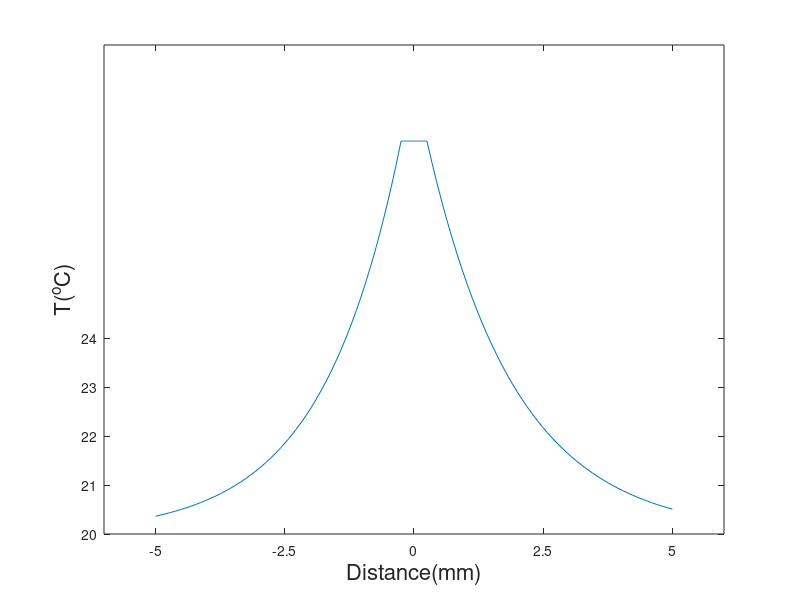

The MATLAB script that drew this image: (Note: this script raises an error after producing the figure.)
close all
clearvars
clc


%% generate temperature function in 'x', add conductivity

%temperature model constants
alpha = 0.143E-6;
lambda_p = 84E-3;
lambda_f = 598E-3;
d = 10e-6;
del = (1.625e-3)*(1); %%tune this to match experimental behavior if nec
lu = 5000e-6; %1900 um is electroactive area according to FEM
ld = lu;
P = 20e-3 %heater power
b = 930e-6;
% b = 880e-6;
lh = 400e-6;
% A = 1.7e-5; %half area of shunt tubing

C_fact=.5; %correction coefficient for effect of reduced heat transfer in y (1 is no change)(k in write up)

% ydist=0.631; %temp of interest is the avg in y. we assume linear T distribution in y
ydist = 0.482; %see discussion of temperature weighted by current distribution in y

W=250e-6; %1/2 heater width
% W=465e-6;

T_amb = 20;

vel_start=10e-6; %m/s
vel_end=1000e-6;
vel_number=20; %number of points to create velocity data
xx=linspace(vel_start,vel_end,vel_number); %velocity space for use vs avg T
xx2=xx/6.69e-4*20; %velocity space in mL/hr
xx3=xx/6.69e-4*333; %uL/min
xx_int=1:length(xx);

T_avg_A=zeros(1,length(xx));
T_avg_B=zeros(1,length(xx));
T_avg_C=zeros(1,length(xx));
T_avg_total=zeros(1,length(xx));

d_US = 50;
d_heat = 50;
d_DS = 50;
d_tot = d_US + d_heat + d_DS;

%ionic conductivity constants
%Na:1, Cl:2, HCO3:3, H:4, K:5, Ca:6, Mg:7, PO4:8, H2PO4:9, HPO4:10
z = [1 -1 -1 1 1 2 2 3 -1 -2];
q = 1.602*10^-19; %C
F = 96485.33212; %C/mol
Evac=8.854*10^-12;
kb = 1.381e-23;
R_gas=8.314;

%CSF electrolyte concentrations: CSF:1, PBS(Corning 46-013):2
conc(:,1) = [141 119.1 21.5 10^-(7-3) 2.9 2.3/2 2.25/2 0.168 0 0]; %OG unit is mMol, convert to mol/m3
%denominators are to correct equivalency unit in source [Irani 2009]
conc(:,2) = [1.572 1.400 0 0 0.0445 0 0 0 0.0176 0.101]*10^2; %OG unit is mol/L, 1000x to mol/m3, 1/10x for dilution from 10x to 1x PBS

%i:velocity, j:x distance, k:ion
kappa=zeros(vel_number,d_tot);
for i=1:length(xx)
    
    %calculate T vs x for different velocities
    nu = xx(i);
    
    r1 = (nu*del + sqrt(del^2*nu^2+C_fact*8*alpha^2))/(2*alpha*del);
    r2 = (nu*del - sqrt(del^2*nu^2+C_fact*8*alpha^2))/(2*alpha*del);
    
    Th=ydist*del*P/(lambda_f*b*(C_fact*2*W+del^2*(r1-r2)));
    
    %T(W)-Th, T(BC1)=0 as BC1 approaches inf. this is Lammerink sol'n (correct)
    c1=Th/exp(r2*W);
    c2=0;
    
    x1 = linspace(-lu,-W,d_US);
    T1 = Th.*exp(r1.*(x1+W));
    
    x2 = linspace(-W,W,d_heat);
    T2 = Th*ones(1,d_heat);
    
    x3 = linspace(W,ld,d_DS);
    T3 = Th.*exp(r2.*(x3-W));
    
    x=[x1 x2 x3];
    T=[T1 T2 T3];
%     x=linspace(20,50,150);
%     T=linspace(0,30,150);
    
    figure(1)
    plot(x*10^3,T+20)
    hold on
    xlabel('Distance(mm)','FontSize',16)
    ylabel('T(^oC)','FontSize',16)
    xticks([-5 -2.5 0 2.5 5])
    yticks([20 21 22 23 24])
    
    T_abs=T+T_amb; %convert overheat temperature to absolute temp
    T(75)
    
    
    %weighted average of temperature upstream,above,downstream of heater
    %analytical expressions for the average
    T_avg_A(i) = Th*(1-exp(r1*(W-lu)))/(r1*(lu+ld)); %function avg x<-W
    T_avg_B(i) = 2*W*Th/(lu+ld); %function avg -W<x<W
    T_avg_C(i) = Th*(exp(r2*(ld-W))-1)/(r2*(lu+ld)); %function avg x>W
    
    T_avg_total(i) = T_avg_A(i)+T_avg_B(i)+T_avg_C(i);
    
    %convert fluid temperature to conductivity
    for j=1:d_tot
%         if j>d_US && j<d_US+d_heat %speed up for constant T above heater
%             kappa(i,j) = kappa(i,d_US);
%         else
            [kappatotal, lambdaequiv, lambda0]=a20200325_BernardandAnderko_conductivity(T_abs(j));
            kappa(i,j)=kappatotal;
%         end
    end
    
    figure(2)
    plot(x*10^3,kappa(i,:))
    hold on
    xlabel('Distance(mm)','FontSize',16)
    ylabel('Conductivity(S/m)','FontSize',16)
end

% writematrix(kappa(1,:), 'M.csv')

%normalize temperature in each volume block, first unweight each block
T_avg_A_norm = T_avg_A*(lu+ld)/(lu-W)+T_amb;
T_avg_A_norm = T_avg_A_norm/T_avg_A_norm(1);
T_avg_B_norm = T_avg_B*(lu+ld)/(2*W)+T_amb;
T_avg_B_norm = T_avg_B_norm/T_avg_B_norm(1);
T_avg_C_norm = T_avg_C*(lu+ld)/(ld-W)+T_amb;
T_avg_C_norm = T_avg_C_norm/T_avg_C_norm(1);
T_avg_total_norm = T_avg_total+T_amb;
T_avg_total_norm = T_avg_total_norm/T_avg_total_norm(1);



%average conductivity by distance block (upstream, heater, downstream)
for i=1:length(xx)
    kappa_avg_A(i)=mean(kappa(i,1:d_US));
    kappa_avg_B(i)=mean(kappa(i,d_US+1:d_US+d_heat));
    kappa_avg_C(i)=mean(kappa(i,d_US+d_heat+1:d_tot));
end

kappa_avg_total = (lu-W)/(lu+ld)*kappa_avg_A+(W+W)/(lu+ld)*kappa_avg_B+(ld-W)/(lu+ld)*kappa_avg_C;

%% calculate apparent impedance

[kappa_amb, lambdaequiv, lambda0]=a20200325_BernardandAnderko_conductivity(T_amb);

Z_app_amb = Za(kappa_amb); %scalar

Z_app_A = Za(kappa_avg_A);
Z_app_B = Za(kappa_avg_B);
Z_app_C = Za(kappa_avg_C);
Z_app = Za(kappa_avg_total); %vector length is velocity points

Z_norm_A = 100*(Z_app_A-Z_app_amb)/Z_app_amb;
Z_norm_B = 100*(Z_app_B-Z_app_amb)/Z_app_amb;
Z_norm_C = 100*(Z_app_C-Z_app_amb)/Z_app_amb;
Z_norm = 100*(Z_app-Z_app_amb)/Z_app_amb;


%% additional plots

%T vs v in 3 subplots in x (upstream, heater, downstream)
figure(4)
subplot(2,2,1)
plot(xx3,T_avg_total)
% ylim([0 8])
xlabel('Flow Rate(uL/min)','FontSize',14)
ylabel('T(^oC)','FontSize',14)
title('Weighted Average','FontSize',16)

subplot(2,2,2)
plot(xx3,T_avg_A*(lu+ld)/(lu-W))
xlabel('Flow Rate(uL/min)','FontSize',14)
ylabel('T(^oC)','FontSize',14)
title('Upstream Fluid','FontSize',16)

subplot(2,2,3)
plot(xx3,T_avg_B*(lu+ld)/(2*W))
xlabel('Flow Rate(uL/min)','FontSize',14)
ylabel('T(^oC)','FontSize',14)
title('Fluid Above Heater','FontSize',16)

subplot(2,2,4)
plot(xx3,T_avg_C*(lu+ld)/(ld-W))
xlabel('Flow Rate(uL/min)','FontSize',14)
ylabel('T(^oC)','FontSize',14)
title('Downstream Fluid','FontSize',16)

%resistivity
figure(5)
plot(x,Za(kappa(1,:)))
% xlabel('Temperature (deg C)')
% ylabel('Apparent Impedance (ohm)')
xticks([20 30 40 50])
yticks([4000 5000 6000 7000])

%normalized T and conductivity
figure(6)
subplot(2,2,1)
plot(xx3,T_avg_total_norm)
hold on
plot(xx3,Z_app/Z_app(1))
xlabel('Flow Rate(uL/min)','FontSize',14)
ylabel('AU','FontSize',14)
title('Weighted Average','FontSize',16)

subplot(2,2,2)
plot(xx3,T_avg_A_norm)
hold on
plot(xx3,Z_app_A/Z_app_A(1))
xlabel('Flow Rate(uL/min)','FontSize',14)
ylabel('AU','FontSize',14)
legend('Temperature','Apparent Impedance')
title('Upstream Fluid','FontSize',16)

subplot(2,2,3)
plot(xx3,T_avg_B_norm)
hold on
plot(xx3,Z_app_B/Z_app_B(1))
xlabel('Flow Rate(uL/min)','FontSize',14)
ylabel('AU','FontSize',14)
title('Fluid Above Heater','FontSize',16)

subplot(2,2,4)
plot(xx3,T_avg_C_norm)
hold on
plot(xx3,Z_app_C/Z_app_C(1))
xlabel('Flow Rate(uL/min)','FontSize',14)
ylabel('AU','FontSize',14)
title('Downstream Fluid','FontSize',16)




figure(8)
subplot(2,2,1)
plot(xx3,Z_norm)
title('total')
xlabel('Flow Rate(uL/min)')
ylabel('Normalized Impedance Drop')

subplot(2,2,2)
plot(xx3,Z_norm_A)
title('Upstream')
xlabel('Flow Rate(uL/min)')
ylabel('Normalized Impedance Drop')

subplot(2,2,3)
plot(xx3,Z_norm_B)
title('above heater')
xlabel('Flow Rate(uL/min)')
ylabel('Normalized Impedance Drop')

subplot(2,2,4)
plot(xx3,Z_norm_C)
title('downstream')
xlabel('Flow Rate(uL/min)')
ylabel('Normalized Impedance Drop')


writematrix([xx3' Z_norm' Z_norm_A' Z_norm_B' Z_norm_C'],'20 mW dump.xlsx')


%% helper functions
function etaval = waterviscosity(T)
%input T(K)

etaval=0;
aa=[280.68 511.45 61.131 .45903];
b=[-1.9 -7.7 -19.6 -40];

for i=1:4
    etaval=etaval+aa(i)*((T+0)/300)^b(i);
end
etaval=etaval*10^-6;
end

function [E0val,Einfval] = Ecalc(T)
%input T(K)

E0val=77.66-103.3*(1-300/(T+0));
Einfval=0.066*E0val;

end

function D0 = D0solve(lambda0,q,t,T) %outputs in weird units (1/10 of Scm^2/mol)
D0 = T*(lambda0./q).*(1./t);
end

function E1val = E1(gamma, sigmaij)

fun = @(r) exp(-gamma*r)./r;

E1val = integral(fun,sigmaij,1e-4);

end

function Zaval = Za(kappa) %calculate apparent impedance using Randalls circuit

Rs = 2*log(4)./(kappa*pi*sqrt(1.44e-8)); %area in m2

Zc = 1/(2*pi*50000*63*1.44e-4*10^-6); %cap/area of Pt elec, elec area in cm2, uF to F conversion

Zaval = Rs + 2*Zc;

end


